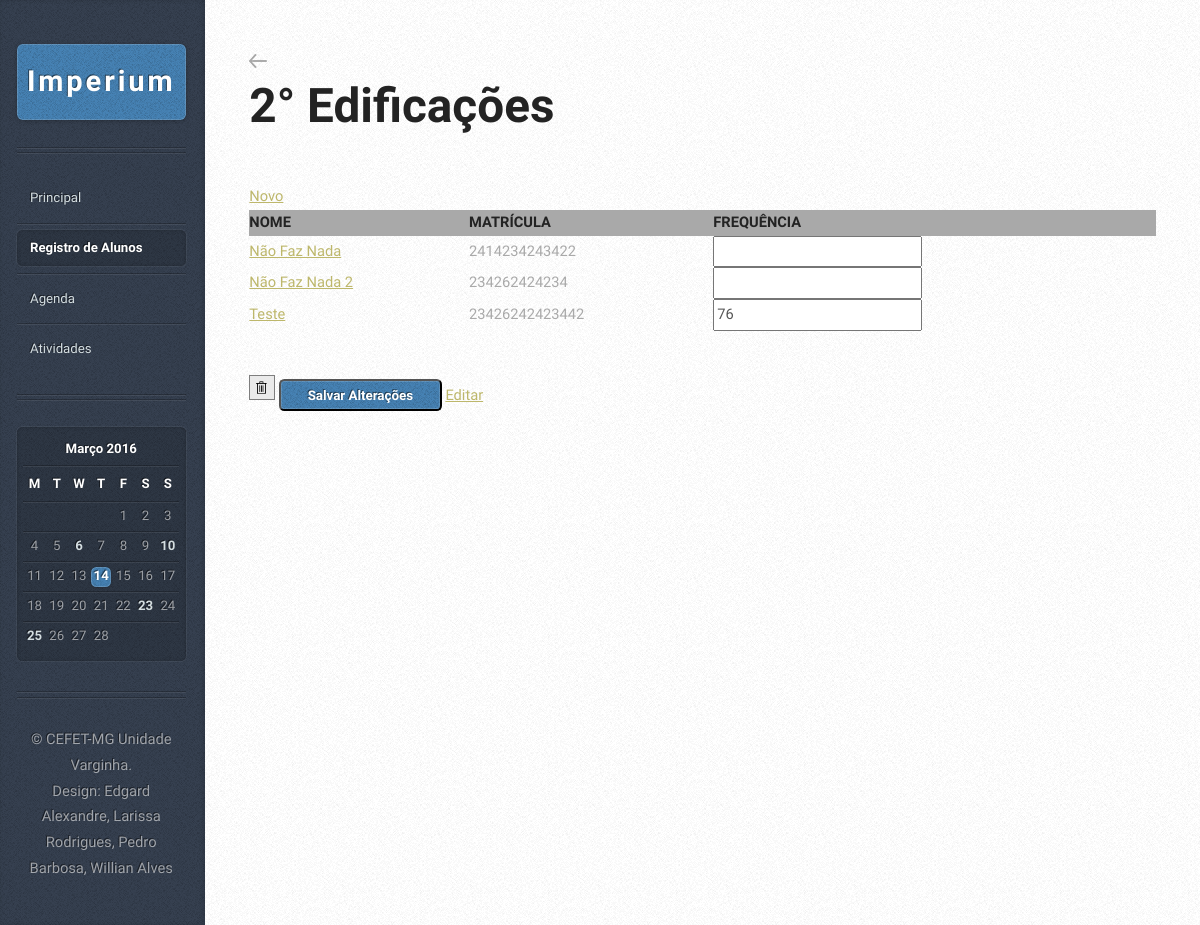
/alunoLista.php?id=2, run on the app's committed database.
### tables this page shows
CREATE TABLE IF NOT EXISTS `Turma` (
  `idTurma` int(11) NOT NULL AUTO_INCREMENT,
  `nomeTurma` varchar(45) DEFAULT NULL,
  PRIMARY KEY (`idTurma`)
);

CREATE TABLE IF NOT EXISTS `Aluno` (
  `idAluno` int(11) NOT NULL AUTO_INCREMENT,
  `nomeAluno` varchar(45) NOT NULL,
  `matricula` varchar(45) NOT NULL,
  `frequencia` int(11) DEFAULT NULL,
  `idTurmaAluno` int(11) NOT NULL,
  PRIMARY KEY (`idAluno`),
  KEY `idTurmaAluno` (`idTurmaAluno`)
);

### alunoLista.php (the view, shortened to what this page needs)
<?php
    $PDO = db_connect();
	$aux = $_GET["id"];
    $sql = "SELECT idAluno, nomeAluno, matricula, frequencia FROM Aluno WHERE idTurmaAluno = :idTurma ORDER BY nomeAluno ASC";
	$sql2 = "SELECT idTurma, nomeTurma FROM Turma WHERE idTurma = :idTurma ORDER BY nomeTurma ASC";
    $stmt = $PDO->prepare($sql);
	$stmt2 = $PDO->prepare($sql2);
    $stmt->execute(array(':idTurma' => $aux));
	$stmt2->execute(array(':idTurma' => $aux));
?>
<!DOCTYPE HTML>
<html>
<head>
		<link rel="stylesheet" href="assets/css/mainScreen.css" />
        <link rel="stylesheet" href="assets/css/style.css" />
	</head>
<body>
<div id="content">
    <div class="inner">
        <article class="box post post-excerpt">
            <header>
		<a href = "turmaRegistro.php"><img src = "images/setaVoltar.png"></a><br>
        <h2>
			<?php $Turma = $stmt2->fetch(PDO::FETCH_ASSOC)?>
			<p><?php echo $Turma['nomeTurma']?></p>
		</h2>
            </header>
			<table>
				<tr id="listaAluno">
					<td><h5>NOME</h5></td>
					<td><h5>MATRÍCULA</h5></td>
					<td><h5>FREQUÊNCIA</h5></td>
				</tr>
                <form method="post" action="editFrequencia.php?id=<?php echo $aux ?>">
				 <?php while($Aluno = $stmt->fetch(PDO::FETCH_ASSOC)): ?>
				<tr>
                    <td><a href = "alunoRegistro.php?id=<?php echo $Aluno['idAluno']?>"><?php echo $Aluno['nomeAluno'] ?></a></td>
					<td><?php echo $Aluno['matricula'] ?></a></td>
            <td><input type = "number" name = "freq[<?php echo $Aluno['idAluno']?>]" value = "<?php echo $Aluno['frequencia'] ?>"></td>
                </tr>
                <?php endwhile; ?>
				<a href="form-add-Aluno.php?id=<?php echo $Turma['idTurma'] ?>"> Novo</a><br>
        </table>
        </article>
			<a onClick = "if(confirm('Tem certeza que deseja excluir permanentemente esta turma?')) location.href = 'deleteTurma.php?id=<?php echo $Turma['idTurma']?>';"><img src = "images/pbi_deleteicon.png"></a>
            <button type="submit">Salvar Alterações</button>
            <a href='form-editTurma.php?id=<?php echo $Turma['idTurma']?>'>Editar</a>
    </div>
</div>
			<div id="sidebar">
					<h1 id="logo"><a href="#">Imperium</a></h1>
					<nav id="nav">
						<ul>
							<li><a href="indexMain.html">Principal</a></li>
							<li class="current"><a href="turmaRegistro.php">Registro de Alunos</a></li>
							<li><a href="calendario.html">Agenda</a></li>
							<li><a href="atividadeLista.php">Atividades</a></li>
						</ul>
					</nav>
					<section class="box calendar">
						<div class="inner">
							<table>
								<caption>Março 2016</caption>
								<thead>
									<tr>
										<th scope="col" title="Monday">M</th>
										<th scope="col" title="Tuesday">T</th>
										<th scope="col" title="Wednesday">W</th>
										<th scope="col" title="Thursday">T</th>
										<th scope="col" title="Friday">F</th>
										<th scope="col" title="Saturday">S</th>
										<th scope="col" title="Sunday">S</th>
									</tr>
								</thead>
								<tbody>
									<tr>
										<td colspan="4" class="pad"><span>&nbsp;</span></td>
										<td><span>1</span></td>
										<td><span>2</span></td>
										<td><span>3</span></td>
									</tr>
									<tr>
										<td><span>4</span></td>
										<td><span>5</span></td>
										<td><a href="#">6</a></td>
										<td><span>7</span></td>
										<td><span>8</span></td>
										<td><span>9</span></td>
										<td><a href="#">10</a></td>
									</tr>
									<tr>
										<td><span>11</span></td>
										<td><span>12</span></td>
										<td><span>13</span></td>
										<td class="today"><a href="#">14</a></td>
										<td><span>15</span></td>
										<td><span>16</span></td>
										<td><span>17</span></td>
									</tr>
									<tr>
										<td><span>18</span></td>
										<td><span>19</span></td>
										<td><span>20</span></td>
										<td><span>21</span></td>
										<td><span>22</span></td>
										<td><a href="#">23</a></td>
										<td><span>24</span></td>
									</tr>
									<tr>
										<td><a href="#">25</a></td>
										<td><span>26</span></td>
										<td><span>27</span></td>
										<td><span>28</span></td>
										<td class="pad" colspan="3"><span>&nbsp;</span></td>
									</tr>
								</tbody>
							</table>
						</div>
					</section>
					<ul id="copyright">
						<li>&copy; CEFET-MG Unidade Varginha.</li><li>Design: Edgard Alexandre, Larissa Rodrigues, Pedro Barbosa, Willian Alves</a></li>
					</ul>
			</div>
	</body>
</html>

### assets/css/style.css (style rules this page uses)
#listaAluno { background-color: darkgray; }

### data on the page
turma: nomeTurma "2° Edificações"
aluno: nomeAluno "Não Faz Nada", matricula "2414234243422"
aluno: nomeAluno "Não Faz Nada 2", matricula "234262424234"
aluno: nomeAluno "Teste", matricula "23426242423442", frequencia "76"
